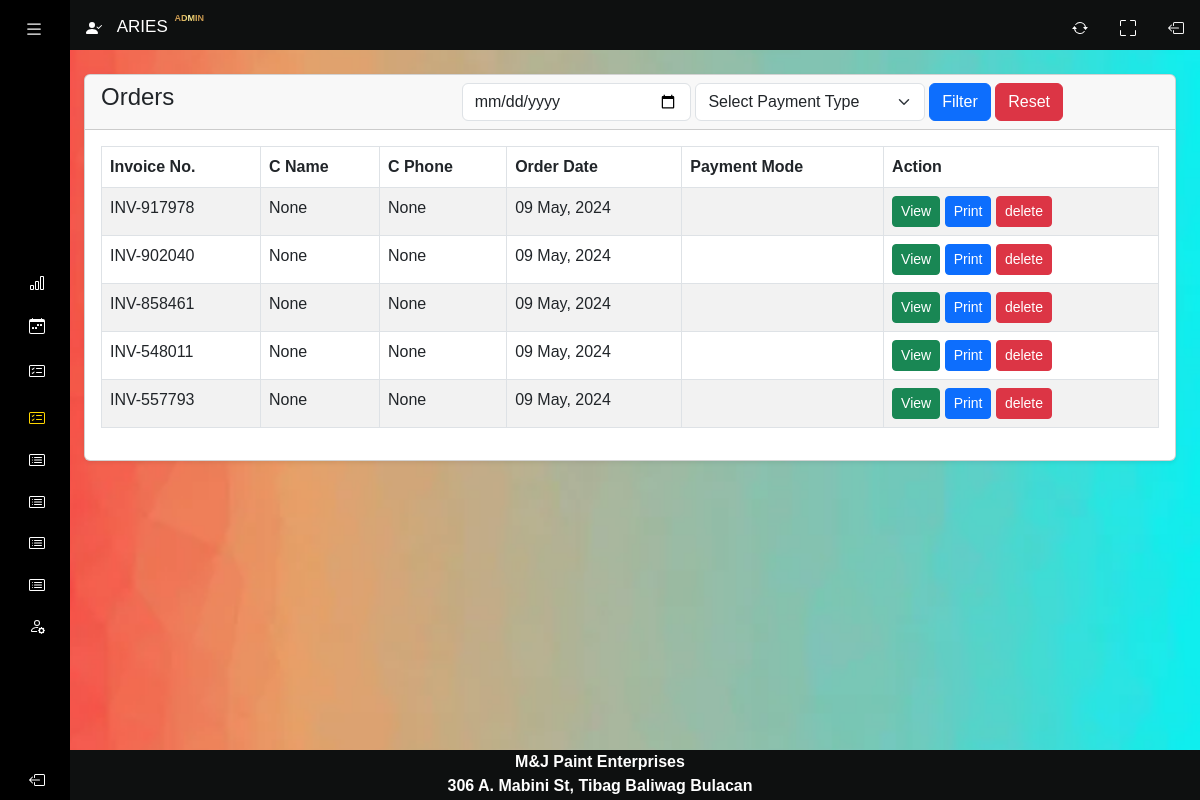
The page /system/orders.php (signed in) on the database its author committed.
### tables this page shows
CREATE TABLE `orders` (
  `id` int(11) NOT NULL,
  `customer_id` int(11) NOT NULL,
  `tracking_no` varchar(100) NOT NULL,
  `invoice_no` varchar(100) NOT NULL,
  `total_amount` varchar(100) NOT NULL,
  `order_date` date NOT NULL,
  `orders_status` varchar(100) DEFAULT NULL,
  `payment_mode` varchar(100) NOT NULL COMMENT 'cash, online',
  `order_placed_by_id` int(11) NOT NULL
);

CREATE TABLE `customers` (
  `id` int(11) NOT NULL,
  `name` varchar(255) NOT NULL,
  `email` varchar(255) DEFAULT NULL,
  `phone` varchar(30) DEFAULT NULL,
  `created_at` date NOT NULL DEFAULT current_timestamp()
);

### system/orders.php (the view, shortened to what this page needs)
<?php include('includes/header.php'); ?>
<div class="container-fluid px-4 main-cards">
  <div class="card mt-4 shadow-sm">
    <div class="card-header">
      <div class="row">
        <div class="col-md-4">
          <h4 class="mb-0">Orders</h4>
        </div>
        <div class="col-md-8">
          <form action="" method="GET">
          <div class="row g-1">
            <div class="col-md-4">
              <input type="date"
              name="date"
              class="form-control"
              value="<?= isset($_GET['date']) == true ? $_GET['date']: ''; ?>">
            </div>
            <div class="col-md-4">
              <select name="payment_mode" class="form-select">
              <option value="">Select Payment Type</option>
              </select>
            </div>
            <div class="col-md-4">
              <button type="submit" class="btn btn-primary">Filter</button>
              <a href="orders.php" class="btn btn-danger">Reset</a>
            </div>
          </div>
          </form>
        </div>
      </div>
    </div>
    <div class="card-body">
      <?php
      if(isset($_GET['date']) || isset($_GET['payment_mode'])){
        $orderDate = validate($_GET['date']);
        $paymentmode = validate($_GET['payment_mode']);
        if($orderDate != '' && $paymentmode == ''){
          $query = "SELECT o.id as orders_id, o.invoice_no as inv_num, o.*, c.* FROM orders o, customers c WHERE c.id =o.customer_id AND o.order_date='$orderDate' ORDER BY o.id DESC";
        }elseif($orderDate == '' && $paymentmode != ''){
          $query = "SELECT o.id as orders_id, o.invoice_no as inv_num, o.*, c.* FROM orders o, customers c WHERE c.id =o.customer_id AND o.payment_mode='$paymentmode' ORDER BY o.id DESC";
        }elseif($orderDate != '' && $paymentmode != ''){
          $query = "SELECT o.id as orders_id, o.invoice_no as inv_num, o.*, c.* FROM orders o, customers c WHERE c.id =o.customer_id AND o.order_date='$orderDate' AND o.payment_mode='$paymentmode' ORDER BY o.id DESC";
        }else{
        $query = "SELECT o.id as orders_id, o.invoice_no as inv_num, o.*, c.* FROM orders o, customers c WHERE c.id =o.customer_id ORDER BY o.id DESC";
        }
      }else{
        $query = "SELECT o.id as orders_id, o.invoice_no as inv_num, o.*, c.* FROM orders o, customers c WHERE c.id =o.customer_id ORDER BY o.id DESC";
      }
      $orders = mysqli_query($conn, $query);
      if ($orders) {
        if (mysqli_num_rows($orders) > 0) {
      ?>
          <table class="table table-striped table-bordered align-items-center justify-content-center">
            <thead>
              <tr>
                <th>Invoice No.</th>
                <th>C Name</th>
                <th>C Phone</th>
                <th>Order Date</th>
                <th>Payment Mode</th>
                <th>Action</th>
              </tr>
            </thead>
            <tbody>
              <?php foreach ($orders as $orderItem) : ?>
                <tr>
                  <td><?= $orderItem['invoice_no']; ?></td>
                  <td><?= $orderItem['name']; ?></td>
                  <td><?= $orderItem['phone']; ?></td>
                  <td><?= date('d M, Y', strtotime($orderItem['order_date'])); ?></td>
                  <td><?= $orderItem['payment_mode']; ?></td>
                  <td>
                    <a href="orders-view.php?track=<?= $orderItem['tracking_no']; ?>" class="btn btn-success mb-0 px-2 btn-sm">View</a>
                    <a href="orders-print.php?track=<?= $orderItem['tracking_no']; ?>" class="btn btn-primary mb-0 px-2 btn-sm">Print</a>
                    <a href="orders-delete.php?id=<?= $orderItem['orders_id']; ?>" class="btn btn-danger mb-0 px-2 btn-sm"
                    onclick="return confirm('Deleting this may effect on DashBoard. Do you want to continue?');"
                    >delete</a>
                  </td>
                </tr>
              <?php endforeach; ?>
            </tbody>
          </table>
      <?php
        } else {
          echo "<h5>No Record Available</h5>";
        }
      } else {
        echo "<h5>Something Went Wrong</h5>";
      }
      ?>
    </div>
  </div>
</div>
<?php include('includes/footer.php'); ?>

### system/css/homepage.css (style rules this page uses)
body { background-image: url('../images/loginbackground.jpg'); background-repeat: no-repeat; background-attachment: fixed; background-size: 100% 100%; background-color: #333; color: #333; overflow-x: hidden; }
.main-cards { margin-top: 50px; margin-left: 60px; }
a { text-decoration: none; }
body { font-family: 'Poppins', sans-serif; }

### rows shown on the page
orders: invoice_no "INV-917978", customer.name "None", customer.phone "None", order_date "09 May, 2024"
orders: invoice_no "INV-902040", customer.name "None", customer.phone "None", order_date "09 May, 2024"
orders: invoice_no "INV-858461", customer.name "None", customer.phone "None", order_date "09 May, 2024"
orders: invoice_no "INV-548011", customer.name "None", customer.phone "None", order_date "09 May, 2024"
orders: invoice_no "INV-557793", customer.name "None", customer.phone "None", order_date "09 May, 2024"

### other values the page prints
$_SESSION['LoggedInUser']['name'] "ARIES"
